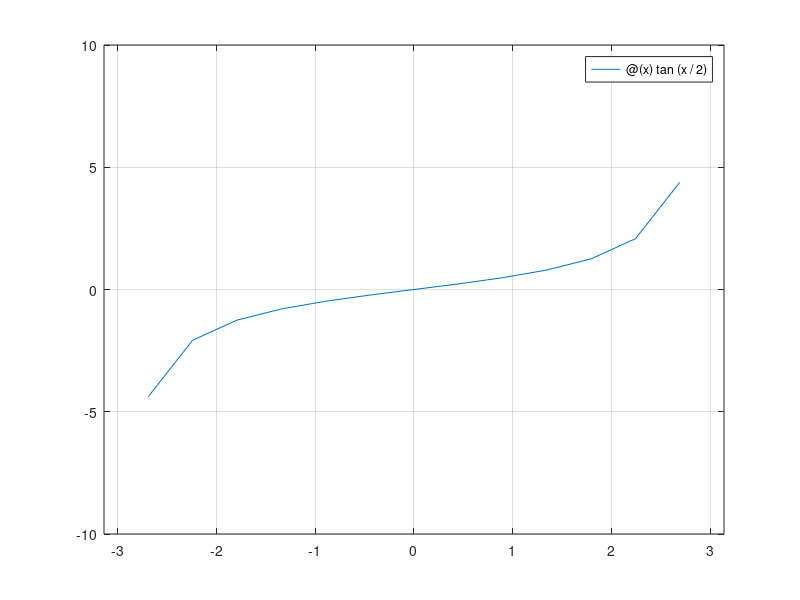

Source code (MATLAB):
% ©2021 HP.
 % Use plot to graph the following functions: y = tan(x/2) for -pi <= x <= pi, -10 <= y <= 10. (Hint: first draw the plot; then use axis).
clc;
clear;
clf;

%fplot(@(x) tan(x/2), [-pi pi -10 10]);

fplot(@(x) tan(x/2), [-pi pi -10 10]) ;

%x =linspace(-10, 10,1000)
%y = tan(x/2)
%plot(x,y)
%xlim([-pi pi])
%ylim([-10 10])

grid on
